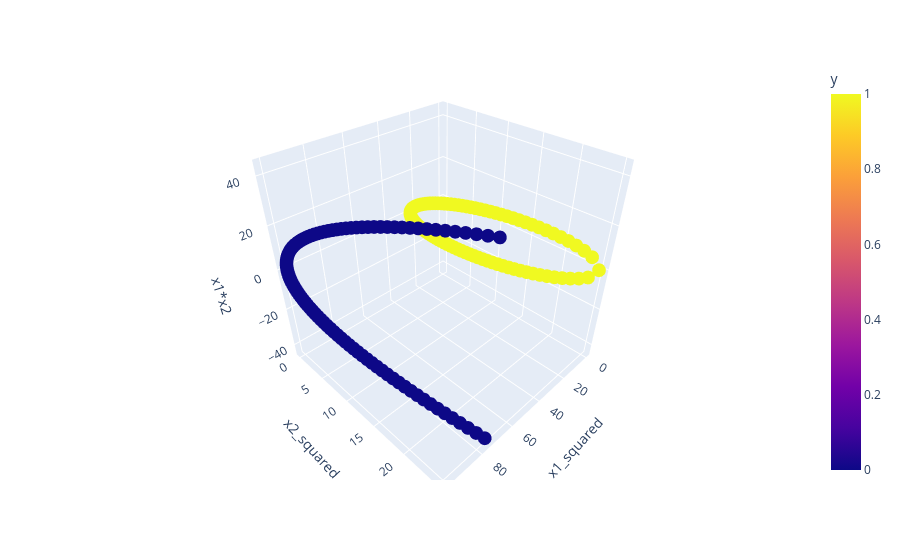

The notebook cell saved with this chart:
### Code cell
px.scatter_3d(df,x='x1_squared',y='x2_squared',z='x1*x2',color=y)

### Figure 1 — Plotly figure (JSON) as saved in the notebook; plotly's stock layout.template omitted (floating-point values rounded to 4 significant figures; data arrays with more than 128 entries replaced by an {"elided": "..."} marker saying what was removed)
{"data": [{"hovertemplate": "x1_squared=%{x}<br>x2_squared=%{y}<br>x1*x2=%{z}<br>y=%{marker.color}<extra></extra>", "legendgroup": "", "marker": {"color": {"elided": "400 int values"}, "coloraxis": "coloraxis", "symbol": "circle"}, "mode": "markers", "name": "", "scene": "scene", "showlegend": false, "type": "scatter3d", "x": {"elided": "400 float values"}, "y": {"elided": "400 float values"}, "z": {"elided": "400 float values"}}], "layout": {"coloraxis": {"colorbar": {"title": {"text": "y"}}, "colorscale": [[0, "#0d0887"], [0.1111, "#46039f"], [0.2222, "#7201a8"], [0.3333, "#9c179e"], [0.4444, "#bd3786"], [0.5556, "#d8576b"], [0.6667, "#ed7953"], [0.7778, "#fb9f3a"], [0.8889, "#fdca26"], [1, "#f0f921"]]}, "legend": {"tracegroupgap": 0}, "margin": {"t": 60}, "scene": {"domain": {"x": [0, 1], "y": [0, 1]}, "xaxis": {"title": {"text": "x1_squared"}}, "yaxis": {"title": {"text": "x2_squared"}}, "zaxis": {"title": {"text": "x1*x2"}}}}}
